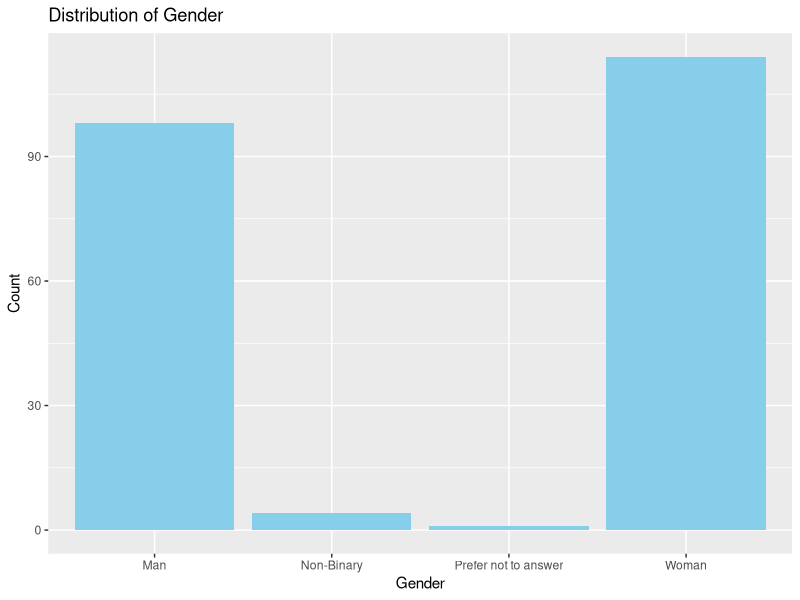
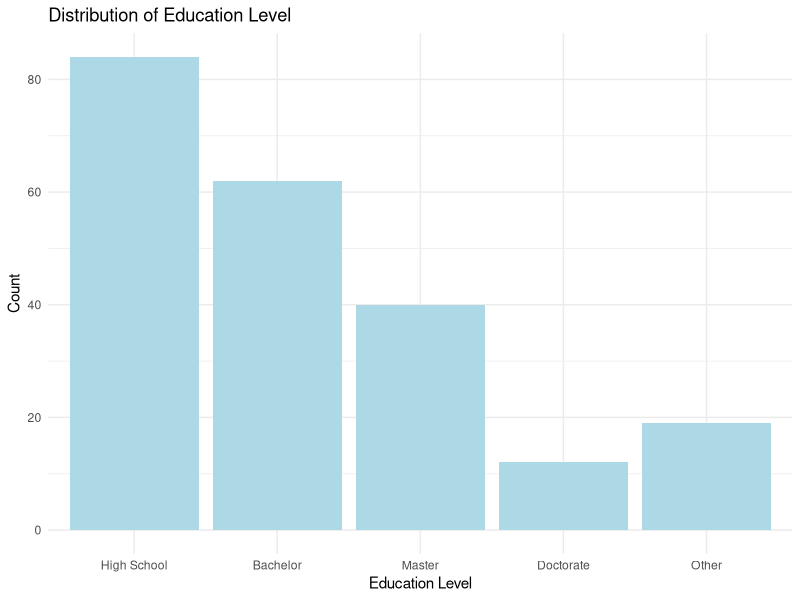
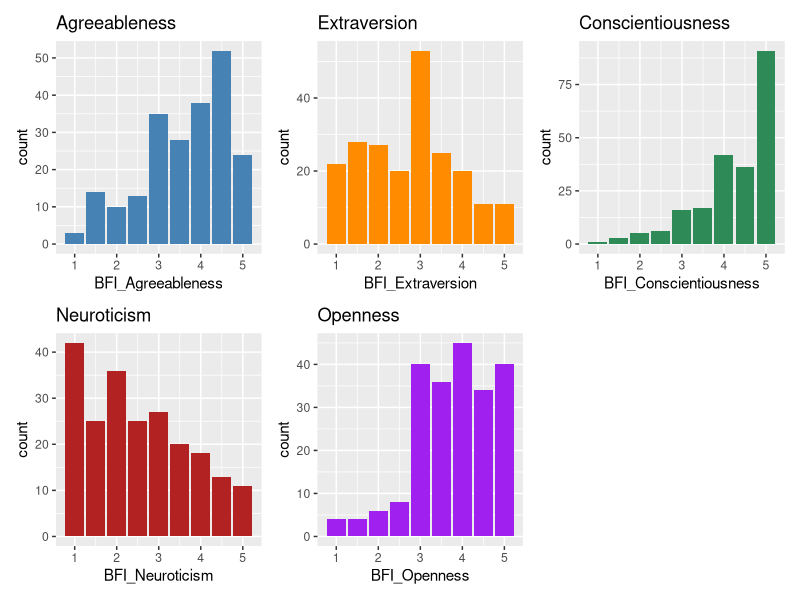
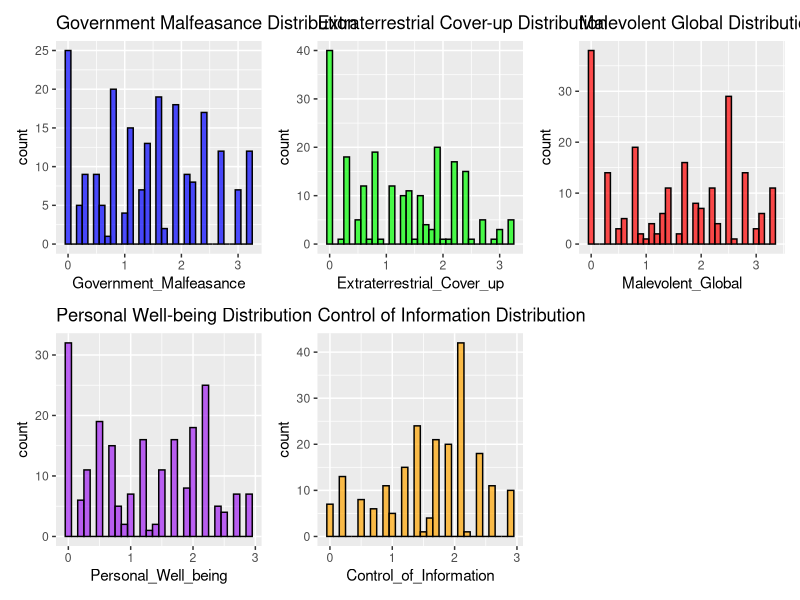

Write the R code that produced these figures, in order. (Note: this script raises an error after producing the figures.)
## ---- chunk 1
library(tidyverse)
library(patchwork)
library(dplyr)
library(tidyr)


df <- read.csv("../data/rawdata.csv") |> 
  mutate(Education = factor(Education, 
                            levels = c("High School", "Bachelor", "Master", "Doctorate", "Other")))

dfmist <-  read.csv("../data/rawdata_mist.csv")
## ---- chunk 2
ggplot(df, aes(x = Gender)) +
    geom_bar(fill = "skyblue") +
    labs(title = "Distribution of Gender", x = "Gender", y = "Count")
## ---- chunk 3
## RACE
# this won't currently work as it's pulling from the self-identification ethnicity column which has far too many distinct entries to be represented well visually. I am not sure how we could get the basic racial data from prolific but it's also not useful for any actual testing we want to do, so probably wouldn't worry about it
#ggplot(df, aes(x = Ethnicity)) +
 # geom_bar(fill = "lightgreen") +
 # labs(title = "Distribution of Race", x = "Race", y = "Count")

## ---- chunk 4
# Create the bar chart for Education
ggplot(df, aes(x = Education)) +
  geom_bar(fill = "lightblue") +
  labs(title = "Distribution of Education Level",
       x = "Education Level",
       y = "Count") +
  theme_minimal()  # Optional: Adds a minimal theme for better aesthetics
## ---- chunk 5
#BFI10
# BFI10 trait calculations, stored as new columns in df
df$BFI_Agreeableness <- (df$BFI10_2 + (6 - df$BFI10_7)) / 2
df$BFI_Extraversion <- (df$BFI10_6 + (6 - df$BFI10_1)) / 2
df$BFI_Conscientiousness <- (df$BFI10_8 + (6 - df$BFI10_3)) / 2
df$BFI_Neuroticism <- (df$BFI10_9 + (6 - df$BFI10_4)) / 2
df$BFI_Openness <- (df$BFI10_10 + (6 - df$BFI10_5)) / 2
## ---- chunk 6
# Create individual plots
p1 <- ggplot(df, aes(x = BFI_Agreeableness)) + geom_bar(fill = "steelblue") + labs(title = "Agreeableness")
p2 <- ggplot(df, aes(x = BFI_Extraversion)) + geom_bar(fill = "darkorange") + labs(title = "Extraversion")
p3 <- ggplot(df, aes(x = BFI_Conscientiousness)) + geom_bar(fill = "seagreen") + labs(title = "Conscientiousness")
p4 <- ggplot(df, aes(x = BFI_Neuroticism)) + geom_bar(fill = "firebrick") + labs(title = "Neuroticism")
p5 <- ggplot(df, aes(x = BFI_Openness)) + geom_bar(fill = "purple") + labs(title = "Openness")

# Arrange them in a grid
patchwork::wrap_plots(p1, p2, p3, p4, p5)
## ---- chunk 7
# GCBS15
# Calculate GCBS15 trait scores
df$Government_Malfeasance <- (0.75 * df$GCBS15_1 + 0.86 * df$GCBS15_6 + 0.82 * df$GCBS15_11) / 3
df$Extraterrestrial_Cover_up <- (0.75 * df$GCBS15_3 + 0.87 * df$GCBS15_8 + 0.80 * df$GCBS15_13) / 3
df$Malevolent_Global <- (0.77 * df$GCBS15_2 + 0.83 * df$GCBS15_7 + 0.91 * df$GCBS15_12) / 3
df$Personal_Well_being <- (0.74 * df$GCBS15_4 + 0.69 * df$GCBS15_9 + 0.77 * df$GCBS15_14) / 3
df$Control_of_Information <- (0.69 * df$GCBS15_5 + 0.75 * df$GCBS15_10 + 0.70 * df$GCBS15_15) / 3
## ---- chunk 8
# Create histograms for each GCBS15 trait
h1_GCBS <- ggplot(df, aes(x = Government_Malfeasance)) +
  geom_histogram(binwidth = 0.1, fill = "blue", color = "black", alpha = 0.7) +
  labs(title = "Government Malfeasance Distribution")

h2_GCBS <- ggplot(df, aes(x = Extraterrestrial_Cover_up)) +
  geom_histogram(binwidth = 0.1, fill = "green", color = "black", alpha = 0.7) +
  labs(title = "Extraterrestrial Cover-up Distribution")

h3_GCBS <- ggplot(df, aes(x = Malevolent_Global)) +
  geom_histogram(binwidth = 0.1, fill = "red", color = "black", alpha = 0.7) +
  labs(title = "Malevolent Global Distribution")

h4_GCBS <- ggplot(df, aes(x = Personal_Well_being)) +
  geom_histogram(binwidth = 0.1, fill = "purple", color = "black", alpha = 0.7) +
  labs(title = "Personal Well-being Distribution")

h5_GCBS <- ggplot(df, aes(x = Control_of_Information)) +
  geom_histogram(binwidth = 0.1, fill = "orange", color = "black", alpha = 0.7) +
  labs(title = "Control of Information Distribution")

# Combine all GCBS15 histograms into one visual
patchwork::wrap_plots(h1_GCBS, h2_GCBS, h3_GCBS, h4_GCBS, h5_GCBS, ncol = 3)
## ---- chunk 9
# Create boxplots for each GCBS15 trait
b1_GCBS <- ggplot(df, aes(y = Government_Malfeasance)) +
  geom_boxplot(fill = "blue", color = "black", alpha = 0.7) +
  labs(title = "Government Malfeasance Distribution")

b2_GCBS <- ggplot(df, aes(y = Extraterrestrial_Cover_up)) +
  geom_boxplot(fill = "green", color = "black", alpha = 0.7) +
  labs(title = "Extraterrestrial Cover-up Distribution")

b3_GCBS <- ggplot(df, aes(y = Malevolent_Global)) +
  geom_boxplot(fill = "red", color = "black", alpha = 0.7) +
  labs(title = "Malevolent Global Distribution")

b4_GCBS <- ggplot(df, aes(y = Personal_Well_being)) +
  geom_boxplot(fill = "purple", color = "black", alpha = 0.7) +
  labs(title = "Personal Well-being Distribution")

b5_GCBS <- ggplot(df, aes(y = Control_of_Information)) +
  geom_boxplot(fill = "orange", color = "black", alpha = 0.7) +
  labs(title = "Control of Information Distribution")

# Combine all GCBS15 boxplots into one visual
grid.arrange(b1_GCBS, b2_GCBS, b3_GCBS, b4_GCBS, b5_GCBS, ncol = 3)

## ---- chunk 10
# Calculate the overall GCBS score using weighted scores
df$GCBS_Overall <- (
  (0.75 * df$GCBS15_1) + 
  (0.86 * df$GCBS15_6) + 
  (0.82 * df$GCBS15_11) +  # Government Malfeasance
  (0.75 * df$GCBS15_3) + 
  (0.87 * df$GCBS15_8) + 
  (0.80 * df$GCBS15_13) +  # Extraterrestrial Cover-up
  (0.77 * df$GCBS15_2) + 
  (0.83 * df$GCBS15_7) + 
  (0.91 * df$GCBS15_12) +  # Malevolent Global
  (0.74 * df$GCBS15_4) + 
  (0.69 * df$GCBS15_9) + 
  (0.77 * df$GCBS15_14) +  # Personal Well-being
  (0.69 * df$GCBS15_5) + 
  (0.75 * df$GCBS15_10) + 
  (0.70 * df$GCBS15_15)    # Control of Information
) / (0.75 + 0.86 + 0.82 + 0.75 + 0.87 + 0.80 + 
     0.77 + 0.83 + 0.91 + 0.74 + 0.69 + 0.77 + 
     0.69 + 0.75 + 0.70)  # Total factor loadings

# Check the overall GCBS scores
head(df$GCBS_Overall)

library(ggplot2)

# Histogram of Overall GCBS Score
ggplot(df, aes(x = GCBS_Overall)) +
  geom_histogram(binwidth = 0.5, fill = "lightblue", color = "black") +
  labs(title = "Distribution of Overall GCBS Scores", 
       y = "Overall GCBS Score",
       x = "Higher scores correlate with greater conspiracist belief") +
  theme_minimal()

library(ggplot2)

# Boxplot of Overall GCBS Score with informative x-axis
ggplot(df, aes(y = GCBS_Overall)) +
  geom_boxplot(fill = "lightblue", color = "black") +
  labs(title = "Boxplot of Overall GCBS Scores", 
       y = "Overall GCBS Score",
       x = "Higher scores correlate with greater conspiracist belief") +
  theme_minimal() +
  theme(axis.title.x = element_text(size = 10, face = "italic"))


## ---- chunk 11
# Create new columns for ideology labels based on the response scheme
df$ANES_Ideology <- factor(df$ANES_1,
                                    levels = 0:7,
                                    labels = c("Extremely Liberal", "Liberal", "Slightly Liberal", "Moderate, Middle of Road",
                                               "Don't Know, Haven't Thought", "Slightly Conservative", "Conservative", "Extremely Conservative"))

df$ANES_Party <- factor(df$ANES_2,
                                    levels = 0:3,
                                    labels = c("Democratic Party", "Republican Party", "Independent", "Other"))

# Visualize the ideology scores
library(ggplot2)
library(gridExtra)

# Histogram for Ideology Label 1
histogram_plot1 <- ggplot(df, aes(x = ANES_Ideology)) +
  geom_bar(fill = "skyblue", color = "black") +
  labs(title = "Distribution of Political Ideology", x = "Ideology", y = "Count") +
  theme(axis.text.x = element_text(angle = 45, hjust = 1))

# Histogram for Ideology Label 2 (Political party registration)
histogram_plot2 <- ggplot(df, aes(x = ANES_Party)) +
  geom_bar(fill = "lightgreen", color = "black") +
  labs(title = "Distribution of Political Party", x = "Party Registration", y = "Count") +
  theme(axis.text.x = element_text(angle = 45, hjust = 1))

# Combine all plots using grid.arrange
grid.arrange(histogram_plot1, histogram_plot2, ncol = 2)

## ---- chunk 12
#VSA USING EFA FACTOR LOADING FROM THE ORIGINAL ARTICLE

# Reverse scoring for relevant questions
df$VSA_1_reverse <- 8 - df$VSA_1  # Reverse scoring for Q1
df$VSA_4_reverse <- 8 - df$VSA_4  # Reverse scoring for Q4
df$VSA_5_reverse <- 8 - df$VSA_5  # Reverse scoring for Q5

# Calculate scores for each trait using EFA factor loadings
df$VSA_Conservatism <- (df$VSA_1_reverse * 0.42 + df$VSA_2 * 0.67) / (0.42 + 0.67)
df$VSA_Traditionalism <- (df$VSA_3 * 0.68 + df$VSA_4_reverse * 0.60) / (0.68 + 0.60)
df$VSA_Authoritarianism <- (df$VSA_5_reverse * 0.48 + df$VSA_6 * 0.63) / (0.48 + 0.63)

# overall VSA score by averaging the three traits
df$VSA_Overall <- (df$VSA_Conservatism + df$VSA_Traditionalism + df$VSA_Authoritarianism) / 3
library(ggplot2)
library(gridExtra)

# Assuming your dataframe is named 'df'

# Histograms for each trait with color
hist_conservatism <- ggplot(df, aes(x = VSA_Conservatism)) +
  geom_histogram(binwidth = 0.1, fill = "skyblue", color = "black") +
  labs(title = "Distribution of Conservatism", x = "Conservatism Score", y = "Count") +
  theme_minimal()

hist_traditionalism <- ggplot(df, aes(x = VSA_Traditionalism)) +
  geom_histogram(binwidth = 0.1, fill = "salmon", color = "black") +
  labs(title = "Distribution of Traditionalism", x = "Traditionalism Score", y = "Count") +
  theme_minimal()

hist_authoritarianism <- ggplot(df, aes(x = VSA_Authoritarianism)) +
  geom_histogram(binwidth = 0.1, fill = "lightgreen", color = "black") +
  labs(title = "Distribution of Authoritarianism", x = "Authoritarianism Score", y = "Count") +
  theme_minimal()

# Overall VSA histogram
hist_overall <- ggplot(df, aes(x = VSA_Overall)) +
  geom_histogram(binwidth = 0.1, fill = "lightcoral", color = "black") +
  labs(title = "Distribution of Overall VSA Score", x = "Overall VSA Score", y = "Count") +
  theme_minimal()

# Combine all histograms into one visual
grid.arrange(hist_conservatism, hist_traditionalism, hist_authoritarianism, hist_overall, ncol = 2)



## ---- chunk 13
#MOCRI NON-BOLD 
# Define input columns for MOCRI Non-Bold with the correct naming convention
input_columns <- c("MOCRI_NONBOLD_MOCRI_1_NonManipulative", "MOCRI_NONBOLD_MOCRI_2_Manipulative", 
                   "MOCRI_NONBOLD_MOCRI_3_Manipulative", "MOCRI_NONBOLD_MOCRI_4_NonManipulative", 
                   "MOCRI_NONBOLD_MOCRI_5_NonManipulative", "MOCRI_NONBOLD_MOCRI_6_Manipulative", 
                   "MOCRI_NONBOLD_MOCRI_7_Manipulative", "MOCRI_NONBOLD_MOCRI_8_Manipulative", 
                   "MOCRI_NONBOLD_MOCRI_9_NonManipulative", "MOCRI_NONBOLD_MOCRI_10_Manipulative", 
                   "MOCRI_NONBOLD_MOCRI_11_NonManipulative", "MOCRI_NONBOLD_MOCRI_12_NonManipulative")

# Ensure all input columns are numeric
df[input_columns] <- lapply(df[input_columns], function(x) as.numeric(as.character(x)))

# Check for NAs in the input columns
na_counts <- colSums(is.na(df[input_columns]))
#print(na_counts)  # Should return 0 for all columns if there are no NAs

# Calculate the MOCRI Non-Bold Score
df$MOCRI_NonBold_Score <- rowMeans(df[input_columns], na.rm = TRUE)

# Check the result
#print(head(df$MOCRI_NonBold_Score))  # Should show the first few values of the score column

## ---- chunk 14
# Calculate False Negatives and False Positives
true_values_nonbold <- c(1, 0, 0, 1, 1, 0, 0, 0, 1, 0, 1, 1)  # Adjust based on actual scoring
df$False_Negatives_NonBold <- rowSums(df[input_columns] == 1 & true_values_nonbold == 0, na.rm = TRUE)
df$False_Positives_NonBold <- rowSums(df[input_columns] == 0 & true_values_nonbold == 1, na.rm = TRUE)

# Load libraries
library(ggplot2)
library(gridExtra)

# Histogram for non-bold MOCRI scores
hist_mocri_nonbold_scores <- ggplot(df, aes(x = MOCRI_NonBold_Score)) +
  geom_histogram(binwidth = 0.1, fill = "lightblue", color = "black") +
  labs(title = "MOCRI Non-Bold Scores (Post-Intervention)", x = "Score", y = "Count") +
  theme_minimal()

# Histogram for false negatives (non-bold)
hist_false_negatives_nonbold <- ggplot(df, aes(x = False_Negatives_NonBold)) +
  geom_histogram(binwidth = 1, fill = "red", color = "black") +
  labs(title = "False Negatives (Post-Intervention)", x = "False Negatives", y = "Count") +
  theme_minimal()

# Histogram for false positives (non-bold)
hist_false_positives_nonbold <- ggplot(df, aes(x = False_Positives_NonBold)) +
  geom_histogram(binwidth = 1, fill = "orange", color = "black") +
  labs(title = "False Positives (Post-Intervention)", x = "False Positives", y = "Count") +
  theme_minimal()

# Combine visuals into one plot for non-bold
grid.arrange(hist_mocri_nonbold_scores, hist_false_negatives_nonbold, hist_false_positives_nonbold, nrow = 3)

## ---- chunk 15
#MOCRI BOLD
# Define input columns for MOCRI Bold with the correct naming convention
input_columns_bold <- c("MOCRI_BOLD_MOCRI_BOLD_1_Manipulative", "MOCRI_BOLD_MOCRI_BOLD_2_NonManipulative", 
                         "MOCRI_BOLD_MOCRI_BOLD_3_Manipulative", "MOCRI_BOLD_MOCRI_BOLD_4_NonManipulative", 
                         "MOCRI_BOLD_MOCRI_BOLD_5_NonManipulative", "MOCRI_BOLD_MOCRI_BOLD_6_Manipulative", 
                         "MOCRI_BOLD_MOCRI_BOLD_7_NonManipulative", "MOCRI_BOLD_MOCRI_BOLD_8_Manipulative", 
                         "MOCRI_BOLD_MOCRI_BOLD_9_NonManipulative", "MOCRI_BOLD_MOCRI_BOLD_10_Manipulative", 
                         "MOCRI_BOLD_MOCRI_BOLD_11_NonManipulative", "MOCRI_BOLD_MOCRI_BOLD_12_Manipulative")

# Ensure all input columns are numeric
df[input_columns_bold] <- lapply(df[input_columns_bold], function(x) as.numeric(as.character(x)))

# Check for NAs in the input columns
na_counts_bold <- colSums(is.na(df[input_columns_bold]))
#print(na_counts_bold)  # Should return 0 for all columns if there are no NAs

# Calculate the MOCRI Bold Score
df$MOCRI_Bold_Score <- rowMeans(df[input_columns_bold], na.rm = TRUE)

# Define true values for bold scoring
true_values_bold <- c(0, 1, 0, 1, 1, 0, 1, 0, 1, 1, 0, 1)

# Calculate False Negatives and False Positives for Bold
df$False_Negatives_Bold <- rowSums(df[input_columns_bold] == 1 & true_values_bold == 0, na.rm = TRUE)
df$False_Positives_Bold <- rowSums(df[input_columns_bold] == 0 & true_values_bold == 1, na.rm = TRUE)

# Load libraries for visualization
library(ggplot2)
library(gridExtra)

# Histogram for bold MOCRI scores
hist_mocri_bold_scores <- ggplot(df, aes(x = MOCRI_Bold_Score)) +
  geom_histogram(binwidth = 0.1, fill = "lightblue", color = "black") +
  labs(title = "MOCRI Bold Scores (Pre-Intervention)", x = "Score", y = "Count") +
  theme_minimal()

# Histogram for false negatives (bold)
hist_false_negatives_bold <- ggplot(df, aes(x = False_Negatives_Bold)) +
  geom_histogram(binwidth = 1, fill = "red", color = "black") +
  labs(title = "False Negatives (Pre-Intervention)", x = "False Negatives", y = "Count") +
  theme_minimal()

# Histogram for false positives (bold)
hist_false_positives_bold <- ggplot(df, aes(x = False_Positives_Bold)) +
  geom_histogram(binwidth = 1, fill = "orange", color = "black") +
  labs(title = "False Positives (Pre-Intervention)", x = "False Positives", y = "Count") +
  theme_minimal()

# Combine visuals into one plot for bold
grid.arrange(hist_mocri_bold_scores, hist_false_negatives_bold, hist_false_positives_bold, nrow = 3)

## ---- chunk 16
#MIST

# Split 'Item' column into 'QuestionType', 'Topic', and 'QuestionID'
dfmist <- dfmist %>%
  separate(Item, into = c("extra", "QuestionType", "Topic", "QuestionID"), sep = "_") %>%
  select(-extra)  # Drop the extra 'extra' column if it's no longer needed

# Convert to wide format, pivoting based on Condition, RealFake, Topic, QuestionID, and Participant
df_wide <- dfmist %>%
  pivot_wider(names_from = c(Condition, QuestionType, Topic, QuestionID), values_from = MIST)

# This will give you a wide format with one column per unique combination of Condition, RealFake, Topic, and QuestionID.

write.csv(df_wide, "dfmist_wideformat.csv", row.names = FALSE)

-----------------------------------

# Add binary scores for each question
df_wide <- df_wide %>%
  mutate(across(contains("Pretest_") | contains("Posttest_"), 
                ~ case_when(
                    str_detect(cur_column(), "real") & . >= 50 ~ 1,
                    str_detect(cur_column(), "fake") & . < 50 ~ 1,
                    TRUE ~ 0
                  ),
                .names = "{.col}_binary"))

#calculating accuracy

# 1. Add overall accuracy rate per participant (binary)
df_wide <- df_wide %>%
  rowwise() %>%
  mutate(overall_accuracy = sum(across(ends_with("_binary")), na.rm = TRUE) / sum(!is.na(across(ends_with("_binary")))))

# 2. Add accuracy rate for Pretest (binary)
df_wide <- df_wide %>%
  rowwise() %>%
  mutate(pretest_accuracy = sum(across(starts_with("Pretest_") & ends_with("_binary")), na.rm = TRUE) / sum(!is.na(across(starts_with("Pretest_") & ends_with("_binary")))))

# 3. Add accuracy rate for Posttest (binary)
df_wide <- df_wide %>%
  rowwise() %>%
  mutate(posttest_accuracy = sum(across(starts_with("Posttest_") & ends_with("_binary")), na.rm = TRUE) / sum(!is.na(across(starts_with("Posttest_") & ends_with("_binary")))))

# 4. Calculate the effect size (difference between posttest and pretest accuracy)
df_wide <- df_wide %>%
  mutate(effect_size = posttest_accuracy - pretest_accuracy)

# View the updated df_wide with new columns
head(df_wide)

write.csv(df_wide, "df_wide_summary.csv", row.names = FALSE)

-------------------------------

# Calculate confidence for each question (distance from 50)
df_wide <- df_wide %>%
  mutate(across(ends_with("_binary"), 
                ~ case_when(
                  . == 1 ~ abs(get(str_replace(cur_column(), "_binary", "")) - 50), # Confidence for correct answers
                  . == 0 ~ abs(get(str_replace(cur_column(), "_binary", "")) - 50) # Confidence for incorrect answers (same formula for now)
                ), .names = "{.col}_confidence"))

# Now df_wide should have new confidence columns based on the binary columns for each question

write.csv(df_wide, "df_wide_confidence.csv", row.names = FALSE)


---------------------------
  
df_wide <- df_wide %>%
  # Correct confidence scores for pretest (answered correctly)
  mutate(
    pretest_correct_confidence = rowMeans(
      select(df_wide, starts_with("Pretest") & ends_with("binary_confidence")) * 
      (select(df_wide, starts_with("Pretest") & ends_with("binary")) == 1), 
      na.rm = TRUE
    ),
    
    # Incorrect confidence scores for pretest (answered incorrectly)
    pretest_incorrect_confidence = rowMeans(
      select(df_wide, starts_with("Pretest") & ends_with("binary_confidence")) * 
      (select(df_wide, starts_with("Pretest") & ends_with("binary")) == 0), 
      na.rm = TRUE
    ),
    
    # Overall confidence scores for pretest (all answers, not based on correctness)
    pretest_overall_confidence = rowMeans(
      select(df_wide, starts_with("Pretest") & ends_with("binary_confidence")),
      na.rm = TRUE
    ),
    
    # Correct confidence scores for posttest (answered correctly)
    posttest_correct_confidence = rowMeans(
      select(df_wide, starts_with("Posttest") & ends_with("binary_confidence")) * 
      (select(df_wide, starts_with("Posttest") & ends_with("binary")) == 1), 
      na.rm = TRUE
    ),
    
    # Incorrect confidence scores for posttest (answered incorrectly)
    posttest_incorrect_confidence = rowMeans(
      select(df_wide, starts_with("Posttest") & ends_with("binary_confidence")) * 
      (select(df_wide, starts_with("Posttest") & ends_with("binary")) == 0), 
      na.rm = TRUE
    ),
    
    # Overall confidence scores for posttest (all answers, not based on correctness)
    posttest_overall_confidence = rowMeans(
      select(df_wide, starts_with("Posttest") & ends_with("binary_confidence")),
      na.rm = TRUE
    )
  )



# Save the result to a CSV for review
write.csv(df_wide, "df_wide_confidence_summary.csv", row.names = FALSE)


